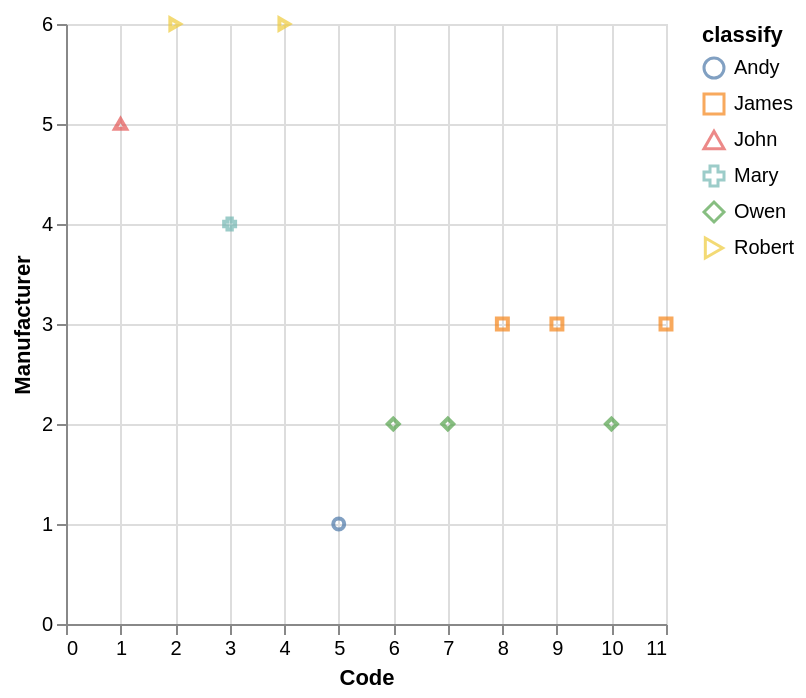

Express this chart as Vega-Lite.
### Vega-Lite specification from a JSON file in a GitHub repository (floating-point values rounded to 4 significant figures)
{"data": {"values": [{"x_data": 5, "y_data": 1, "classify": "Andy"}, {"x_data": 8, "y_data": 3, "classify": "James"}, {"x_data": 9, "y_data": 3, "classify": "James"}, {"x_data": 11, "y_data": 3, "classify": "James"}, {"x_data": 1, "y_data": 5, "classify": "John"}, {"x_data": 3, "y_data": 4, "classify": "Mary"}, {"x_data": 6, "y_data": 2, "classify": "Owen"}, {"x_data": 7, "y_data": 2, "classify": "Owen"}, {"x_data": 10, "y_data": 2, "classify": "Owen"}, {"x_data": 2, "y_data": 6, "classify": "Robert"}, {"x_data": 4, "y_data": 6, "classify": "Robert"}]}, "mark": "point", "encoding": {"x": {"field": "x_data", "type": "quantitative", "title": "Code", "scale": {"zero": "false"}}, "y": {"field": "y_data", "type": "quantitative", "title": "Manufacturer", "scale": {"zero": "false"}}, "color": {"field": "classify", "type": "nominal"}, "shape": {"field": "classify", "type": "nominal"}}}
